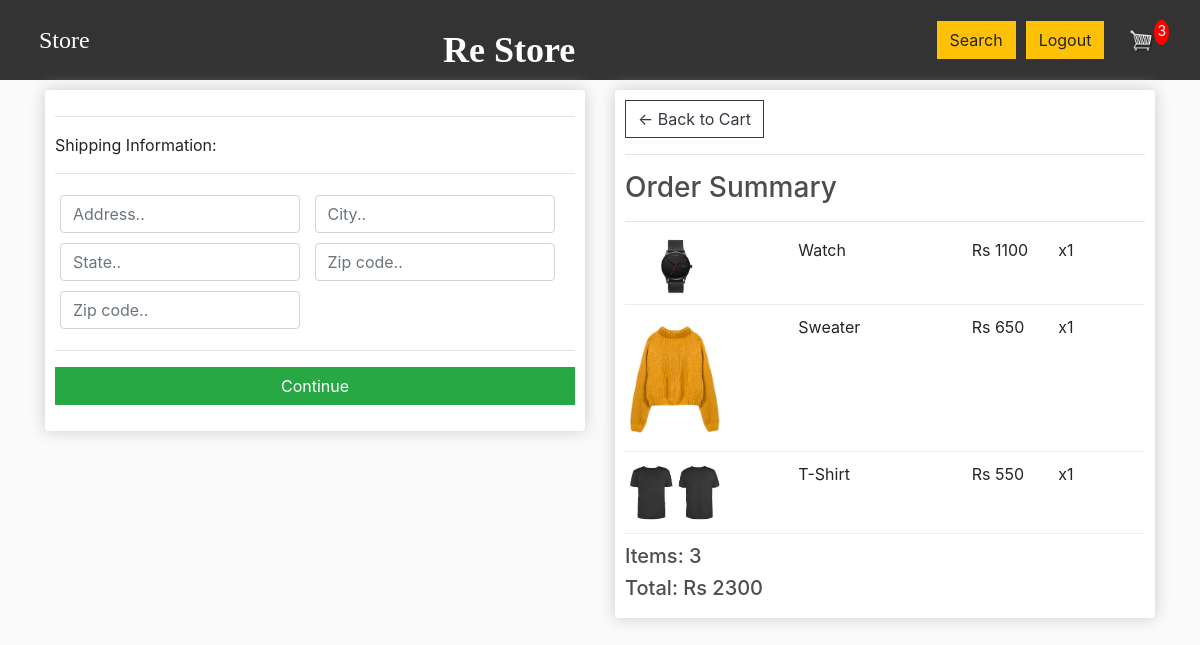
Before: /checkout/ (signed in) with the older database file.
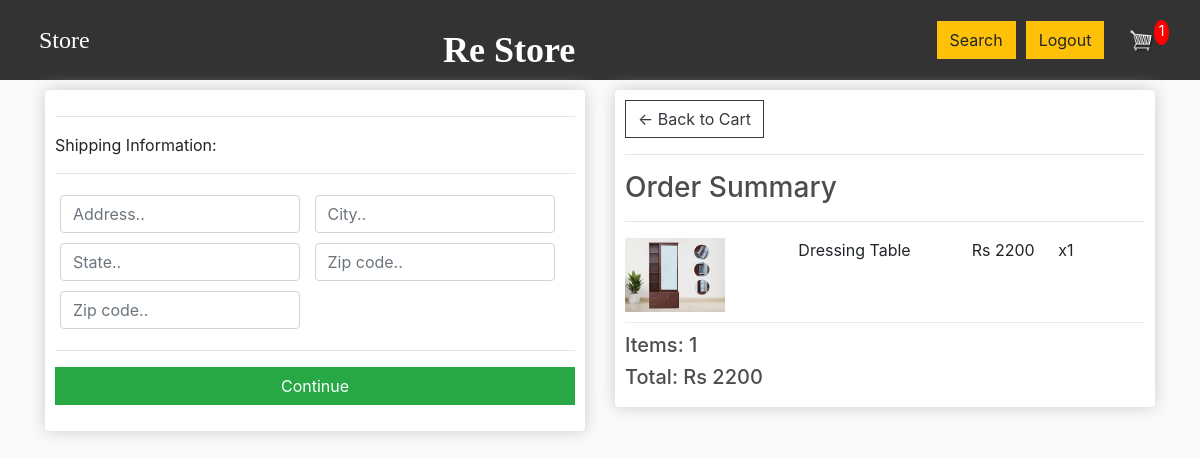
After: the same page with the newer database file.
### Store/models.py (models this page shows, shortened)
class OrderItem(models.Model):
	product = models.ForeignKey(Product, on_delete=models.SET_NULL, null=True)
	order = models.ForeignKey(Order, on_delete=models.SET_NULL, null=True)
	quantity = models.IntegerField(default=0, null=True, blank=True)
	date_added = models.DateTimeField(auto_now_add=True)
	@property
	def get_total(self):
		total = self.product.price * self.quantity
		return total

class Product(models.Model):
	name = models.CharField(max_length=200)
	price = models.DecimalField(max_digits=7, decimal_places=0)  # Store prices with 0 decimal places
	digital = models.BooleanField(default=False,null=True, blank=True)
	image = models.ImageField(null=True, blank=True)
	@property
	def imageURL(self):
		try:
			url = self.image.url
		except:
			url = ''
		return url

class Order(models.Model):
	customer = models.ForeignKey(Customer, on_delete=models.SET_NULL, null=True, blank=True)
	date_ordered = models.DateTimeField(auto_now_add=True)
	complete = models.BooleanField(default=False)
	transaction_id = models.CharField(max_length=100, null=True)
	@property
	def shipping(self):
		shipping = False
		orderitems = self.orderitem_set.all()
		for i in orderitems:
			if i.product.digital == False:
				shipping = True
		return shipping
	@property
	def get_cart_total(self):
		orderitems = self.orderitem_set.all()
		total = sum([item.get_total for item in orderitems])
		return total
	@property
	def get_cart_items(self):
		orderitems = self.orderitem_set.all()
		total = sum([item.quantity for item in orderitems])
		return total

### Store/views.py (the view)
# urls.py: path('checkout/',views.checkout,name="checkout"),
def checkout(request):
    data = cartData(request)
    cartItems = data['cartItems']
    order = data['order']
    items = data['items']
    context = {'items': items, 'order': order, 'cartItems': cartItems}
    return render(request, 'store/checkout.html', context)

### Store/utils.py (called while the page is built)
def cartData(request):
    if request.user.is_authenticated:
        customer = request.user.customer
        order, created = Order.objects.get_or_create(customer=customer, complete=False)
        items = order.orderitem_set.all()
        cartItems = order.get_cart_items
    else:
        cookieData = cookieCart(request)
        cartItems = cookieData['cartItems']
        order = cookieData['order']
        items = cookieData['items']
    return {'cartItems': cartItems, 'order': order, 'items': items}

### Store/templates/store/checkout.html (shortened to what this page needs)
{% extends 'store/main.html' %}
{% load static %}
{% block content %}
     <div class="row">
		<div class="col-lg-6">
			<div class="box-element" id="form-wrapper">
				<form id="form">
					<div id="shipping-info">
						<hr>
						<p>Shipping Information:</p>
						<hr>
						<div class="form-field">
							<input class="form-control" type="text" name="address" placeholder="Address..">
						</div>
						<div class="form-field">
							<input class="form-control" type="text" name="city" placeholder="City..">
						</div>
						<div class="form-field">
							<input class="form-control" type="text" name="state" placeholder="State..">
						</div>
						<div class="form-field">
							<input class="form-control" type="text" name="zipcode" placeholder="Zip code..">
						</div>
						<div class="form-field">
							<input class="form-control" type="text" name="country" placeholder="Zip code..">
						</div>
					</div>
					<hr>
					<input id="form-button" class="btn btn-success btn-block" type="submit" value="Continue">
				</form>
			</div>
			<br>
		</div>
		<div class="col-lg-6">
			<div class="box-element">
				<a  class="btn btn-outline-dark" href="{% url 'cart' %}">&#x2190; Back to Cart</a>
				<hr>
				<h3>Order Summary</h3>
				<hr>
				{% for item in items %}
				<div class="cart-row">
					<div style="flex:2"><img class="row-image" src="{{item.product.imageURL}}"></div>
					<div style="flex:2"><p>{{item.product.name}}</p></div>
					<div style="flex:1"><p>Rs {{item.product.price}}</p></div>
					<div style="flex:1"><p>x{{item.quantity}}</p></div>
				</div>
				{% endfor %}
				<h5>Items:   {{order.get_cart_items}}</h5>
				<h5>Total:   Rs {{order.get_cart_total}}</h5>
			</div>
		</div>
	</div>
{% endblock content %}

Changed rows visible on the page:
removed OrderItem: product.imageURL (picture), product.name "Watch", product.price "1100", quantity "1"
no longer on this page (row unchanged): OrderItem: product.imageURL (picture), product.name "Sweater", product.price "650", quantity "1"
no longer on this page (row edited): OrderItem: product.imageURL (picture), product.name "T-Shirt", product.price "550", quantity "1"
no longer on this page (row edited): Order: get_cart_items "3", get_cart_total "2300"
added OrderItem: product.imageURL (picture), product.name "Dressing Table", product.price "2200", quantity "1"
added Order: get_cart_items "1", get_cart_total "2200"
Other visible differences:
{{ cartItems }}: "3" → "1"
